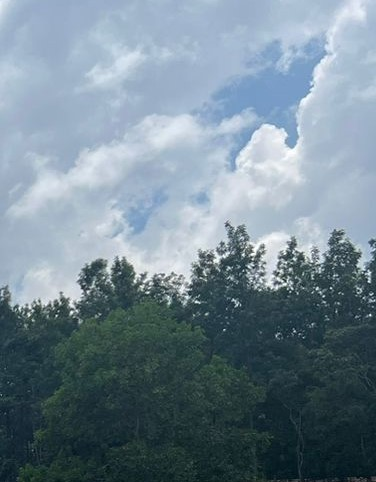
#> input picture data/l9_0.jpg, 376 x 482 px, found by its file name
$ python clahe_np.py
#> lines starting #> are read from the running program, lines starting #| are printed output that depends on the picture
import numpy as np


def clip_histogram(hist, clip_limit):
    excess = np.maximum(hist - clip_limit, 0)
    clipped = np.minimum(hist, clip_limit)
    redistribute = excess.sum() // len(hist)
    return clipped + redistribute


def compute_tile_mapping(tile: np.ndarray, clip_limit: float) -> np.ndarray:
    hist = np.histogram(tile, bins=256, range=(0, 256))[0]
    clipped_hist = clip_histogram(hist, clip_limit=clip_limit)

    # count usual hist for tile
    cdf = clipped_hist.cumsum()
    cdf = cdf * 255 / cdf[-1]
    cdf = cdf.astype(np.uint8)

    return cdf


def clahe_np(img: np.ndarray, clip_limit: float = 40., tile_size: tuple[int, int] = (8, 8)) -> np.ndarray:
    height, width = img.shape
    tile_height, tile_width = tile_size

    n_tiles_y = (height + tile_height - 1) // tile_height
    n_tiles_x = (width + tile_width - 1) // tile_width

    mappings = np.empty((n_tiles_y, n_tiles_x, 256), dtype=np.uint8)

    for ty in range(n_tiles_y):
        for tx in range(n_tiles_x):
            y_begin = ty * tile_height
            y_end = min(height, (ty + 1) * tile_height)
            x_begin = tx * tile_width
            x_end = min(width, (tx + 1) * tile_width)

            tile = img[y_begin:y_end, x_begin:x_end]

            mappings[ty, tx] = compute_tile_mapping(tile, clip_limit=clip_limit)

    out = np.zeros_like(img)

    for y in range(height):
        for x in range(width):
            ty = y / tile_height - 0.5
            tx = x / tile_width - 0.5

            ty0 = int(np.floor(ty))
            tx0 = int(np.floor(tx))

            dy = ty - ty0
            dx = tx - tx0

            def safe_idx(val, max_val):
                return min(
                    max(val, 0),
                    max_val - 1
                )
            ty0 = safe_idx(ty0, n_tiles_y)
            ty1 = safe_idx(ty0 + 1, n_tiles_y)
            tx0 = safe_idx(tx0, n_tiles_x)
            tx1 = safe_idx(tx0 + 1, n_tiles_x)

            pixel = img[y, x]

            Q00 = mappings[ty0, tx0][pixel]
            Q01 = mappings[ty0, tx1][pixel]
            Q10 = mappings[ty1, tx0][pixel]
            Q11 = mappings[ty1, tx1][pixel]

            top = (1. - dx) * Q00 + dx * Q01
            # was dx * Q10 + dx * Q11
            bottom = (1. - dx) * Q10 + dx * Q11
            value = (1. - dy) * top + dy * bottom

            out[y, x] = np.clip(value, 0, 255)

    return out


if __name__ == '__main__':
    import cv2
    import matplotlib.pyplot as plt

    img = cv2.imread("data/l9_0.jpg", cv2.IMREAD_GRAYSCALE)
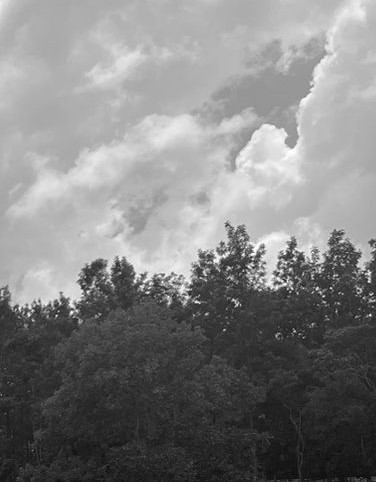
#> img: shape (482, 376); min 5, max 255, mean 129
    clahe_img = clahe_np(img, tile_size=(32, 32), clip_limit=40)
#> after the loop in clahe_np, `for y in range(height):`:
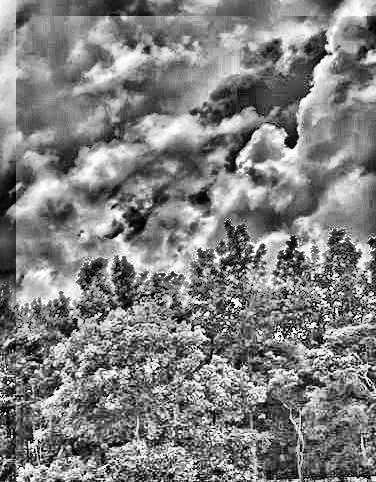
#> out: shape (482, 376); min 0, max 255, mean 128.2

    plt.subplot(1, 2, 1)
    plt.title("Original")
    plt.imshow(img, cmap='gray')
    plt.subplot(1, 2, 2)
    plt.title("CLAHE Interpolated")
    plt.imshow(clahe_img, cmap='gray')
    plt.show()
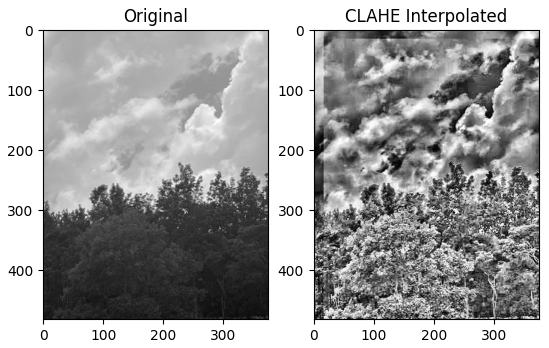
#> figure drawn by matplotlib, 2 panels

$ run again, with data/house.jpg copied over data/l9_0.jpg
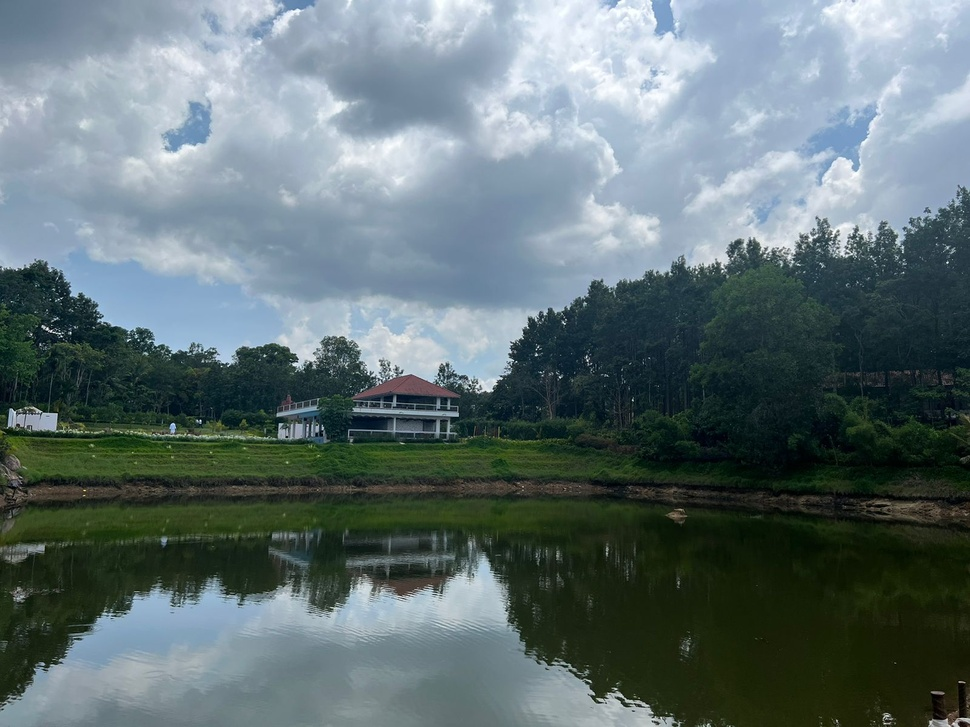
#> input picture data/house.jpg, 970 x 727 px, shrunk from 1600 x 1200 before the run, found by its file name
#> after the loop in clahe_np, `for y in range(height):`:
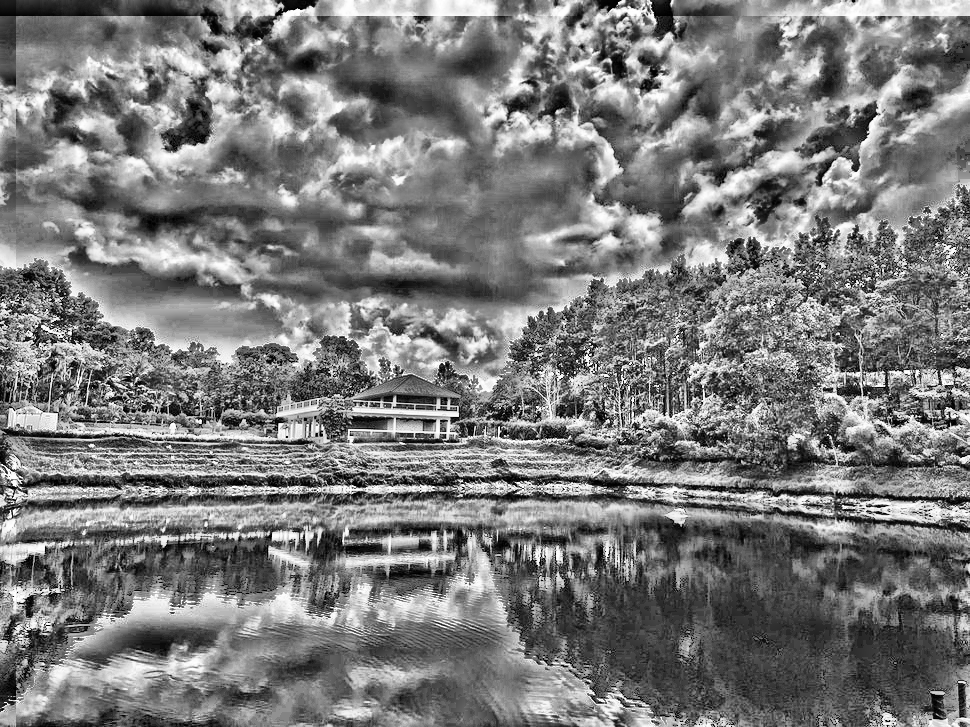
#> out: shape (727, 970); min 0, max 255, mean 122.4
#> `plt.show()`:
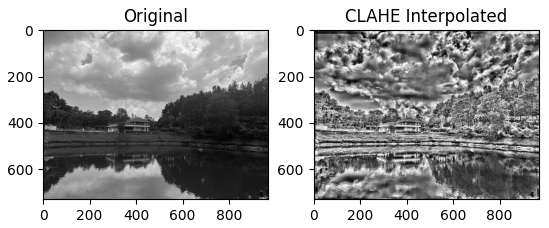
#> figure drawn by matplotlib, 2 panels

$ run again, with data/cats.jpeg copied over data/l9_0.jpg
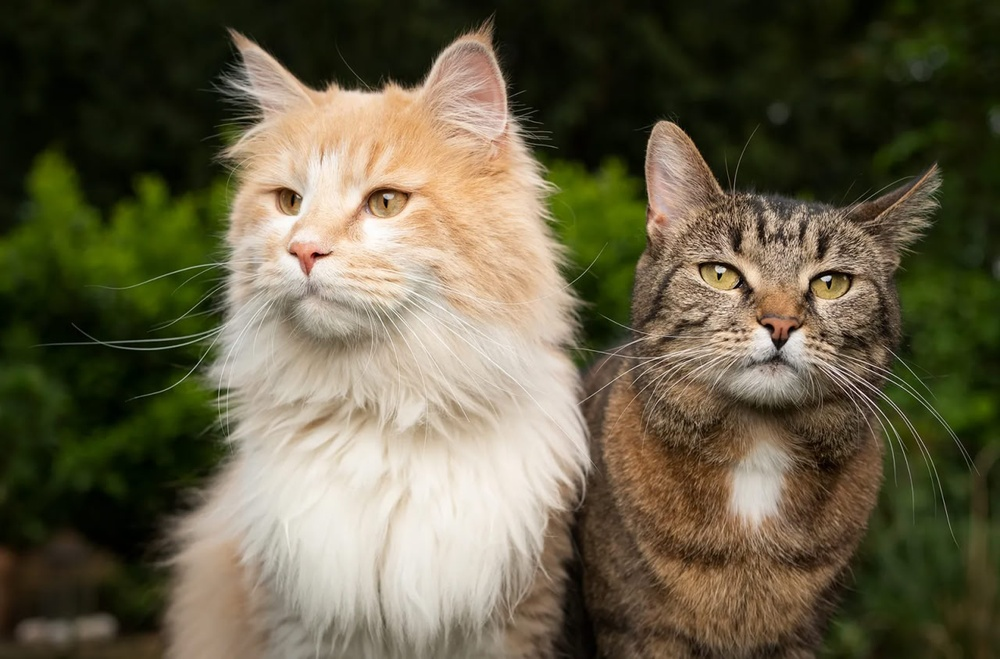
#> input picture data/cats.jpeg, 1000 x 659 px, shrunk from 1280 x 843 before the run, found by its file name
#> after the loop in clahe_np, `for y in range(height):`:
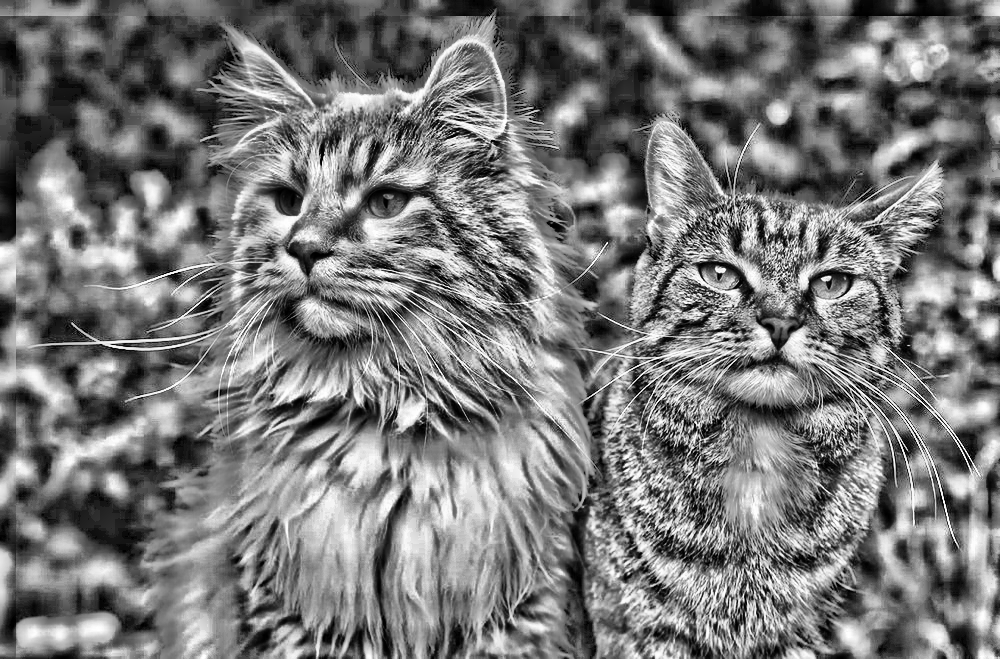
#> out: shape (659, 1000); min 0, max 255, mean 120.2
#> `plt.show()`:
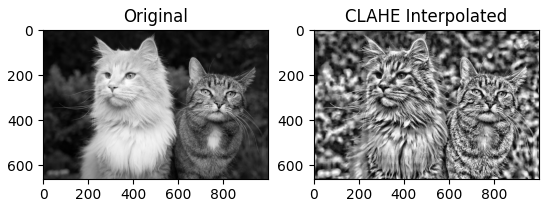
#> figure drawn by matplotlib, 2 panels
